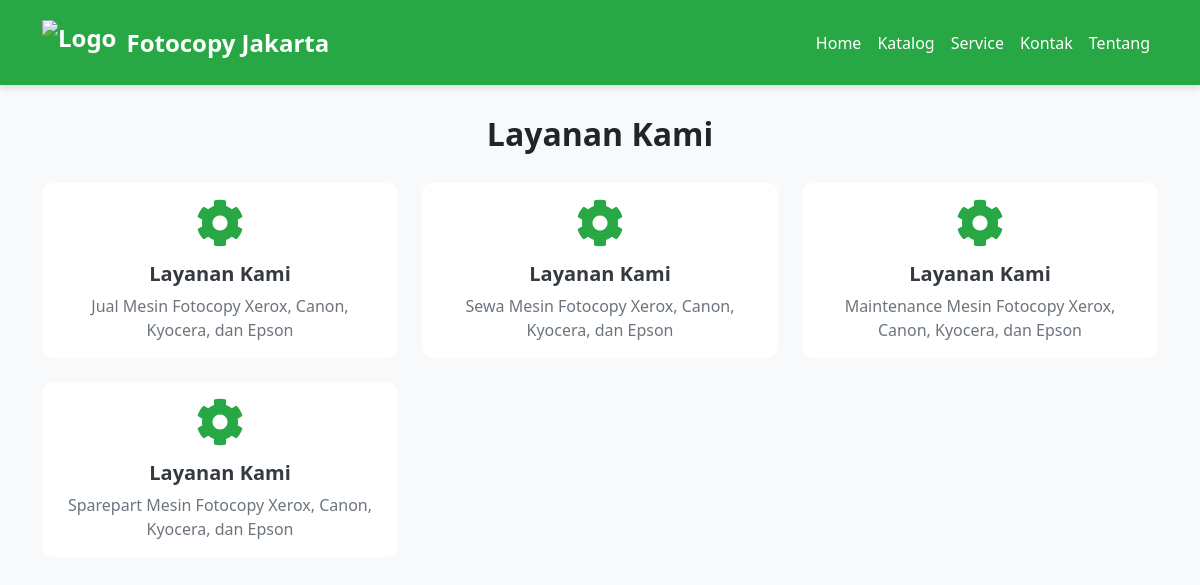
The app's page /service.php with its own data.
### tables this page shows
CREATE TABLE `Service` (
  `id` int(50) NOT NULL,
  `layanan_kami` text NOT NULL
);

### service.php (the view, shortened to what this page needs)
<?php
$servername = "localhost";
$username = "u235672406_root";
$password = "rootutsPemweb1";
$dbname = "u235672406_website_menu";
$conn = new mysqli($servername, $username, $password, $dbname);
$sql = "SELECT layanan_kami FROM Service";
$result = $conn->query($sql);
?>
<!DOCTYPE html>
<html lang="id">
<head>
    <link href="https://cdn.jsdelivr.net/npm/bootstrap@5.0.2/dist/css/bootstrap.min.css" rel="stylesheet">
    <link rel="stylesheet" href="https://cdnjs.cloudflare.com/ajax/libs/font-awesome/5.15.4/css/all.min.css">
</head>
<body>
<nav class="navbar navbar-expand-lg">
    <div class="container">
        <a class="navbar-brand" href="#">
            <img src="lego.png" alt="Logo">
            Fotocopy Jakarta
        </a>
        <div class="collapse navbar-collapse" id="navbarNav">
            <ul class="navbar-nav ms-auto">
                <li class="nav-item">
                    <a class="nav-link" href="/index.php">Home</a>
                </li>
                <li class="nav-item">
                    <a class="nav-link" href="/Katalog.php">Katalog</a>
                </li>
                <li class="nav-item">
                    <a class="nav-link" href="/Service.php">Service</a>
                </li>
                <li class="nav-item">
                    <a class="nav-link" href="/Kontak.php">Kontak</a>
                </li>
                <li class="nav-item">
                    <a class="nav-link" href="/Tentang.php">Tentang</a>
                </li>
            </ul>
        </div>
    </div>
</nav>
<div class="container">
    <h1 class="menu-title">Layanan Kami</h1>
    <div class="row g-4">
        <?php
        if ($result->num_rows > 0) {
            while($row = $result->fetch_assoc()) {
                echo '<div class="col-lg-4 col-md-6">
                        <div class="card">
                            <div class="card-body">
                                <i class="fas fa-cog"></i>
                                <h5 class="card-title">Layanan Kami</h5>
                                <p class="card-text">' . $row["layanan_kami"] . '</p>
                            </div>
                        </div>
                    </div>';
            }
        } else {
            echo "<p class='text-center'>Tidak ada layanan yang tersedia.</p>";
        }
        ?>
    </div>
</div>
</body>
</html>

### service.php (style rules this page uses)
body { background-color: #f8f9fa; }
.navbar { background-color: #28a745; box-shadow: 0 4px 6px rgba(0, 0, 0, 0.1); padding: 15px; }
.navbar-brand { display: flex; align-items: center; font-size: 1.5rem; color: #fff; font-weight: bold; text-decoration: none; }
.navbar-brand img { height: 45px; margin-right: 10px; }
.navbar-nav .nav-link { color: #fff; font-weight: 500; padding: 10px; transition: all 0.3s ease; }
.menu-title { margin: 30px 0; text-align: center; font-size: 2rem; font-weight: bold; }
.card { transition: transform 0.3s ease, box-shadow 0.3s ease; border: none; border-radius: 10px; overflow: hidden; }
.card-title { color: #343a40; font-weight: 600; text-align: center; }
.card-text { text-align: center; font-size: 1rem; color: #6c757d; }
.card i { font-size: 3rem; color: #28a745; text-align: center; display: block; margin-bottom: 15px; }

### records on screen
service: layanan_kami "Jual Mesin Fotocopy Xerox, Canon, Kyocera, dan Epson"
service: layanan_kami "Sewa Mesin Fotocopy Xerox, Canon, Kyocera, dan Epson"
service: layanan_kami "Maintenance Mesin Fotocopy Xerox, Canon, Kyocera, dan Epson"
service: layanan_kami "Sparepart Mesin Fotocopy Xerox, Canon, Kyocera, dan Epson"
